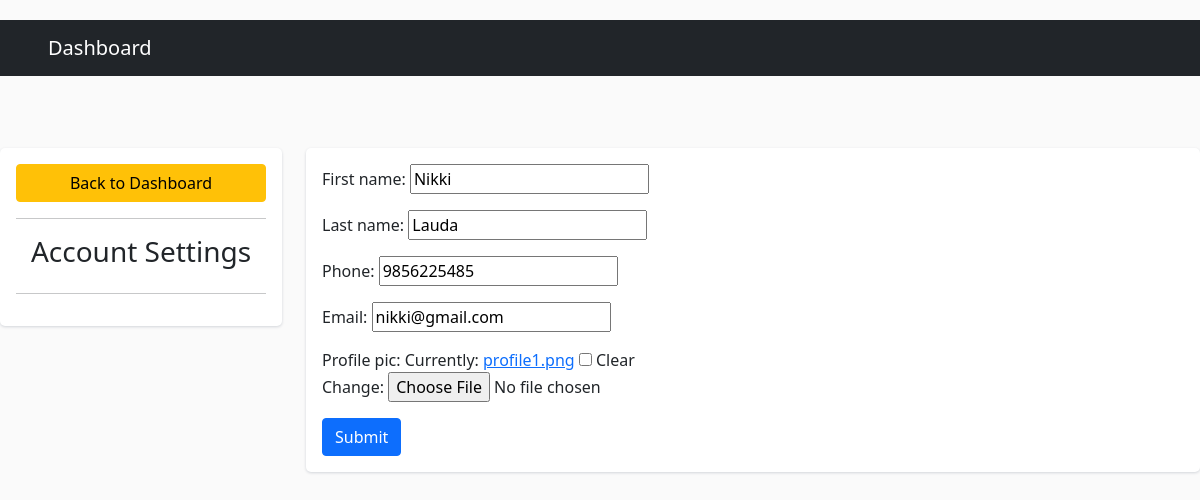
Page /dash/10/customer_update on the committed database.
### store/models.py (models this page shows, shortened)
class Customer(models.Model):
    first_name = models.CharField(max_length=50)
    last_name = models.CharField(max_length=50)
    phone = models.CharField(max_length=15)
    email = models.EmailField()
    profile_pic = models.ImageField(default='profile1.png',null=True,blank=True)
    password = models.CharField(max_length=500 )
    submitted_at = models.DateTimeField(auto_now_add=True)
    updated_at = models.DateTimeField(auto_now=True)
    '''
    @staticmethod
    def get_customer_by_email(email):
        return Customer.objects.get(email = email)here is the code to proceed only after getting the customer,if you no longer have customer,"Customer matching query does not exist." error will come , to avoid that error we are writing code in try except block'''
    @staticmethod
    def get_customer_by_email(email):
        try:
            return Customer.objects.get(email = email)
        except:
            return False

### adminpanel/views.py (the view)
# urls.py: path('<pk>/customer_update',CustomerUpdate.as_view(),name='customer_update'),
class CustomerUpdate(UpdateView):
	template_name= 'customer_update.html'
	model= Customer
	fields = ['first_name','last_name','phone','email','profile_pic']
	success_url= '/dash/customer'

### adminpanel/templates/customer_update.html (shortened to what this page needs)
{% extends 'base1.html' %}
{% load static %}
{% block content %}
<br>
<div class="row">
    <div class="col-md-3">
        <div class="card card-body">
            <a href="" class="btn btn-warning">Back to Dashboard</a>
            <hr>
            <h3 style="text-align: center">Account Settings</h3>
            <hr>
        </div>
    </div>
    <div class="col-md-9">
        <div class="card card-body">
            <form method="POST" enctype="multipart/form-data">
                    <div class="form-group">
                        {{form.as_p}}
                    </div>
                <input type="submit" class="btn btn-primary" name="Update Information">
            </form>
        </div>
    </div>
</div>
{% endblock%}

### static/css/product.css (style rules this page uses)
body { margin-top:20px; background:#FAFAFA; }
.card { border-radius: 5px; -webkit-box-shadow: 0 1px 2.94px 0.06px rgba(4,26,55,0.16); box-shadow: 0 1px 2.94px 0.06px rgba(4,26,55,0.16); border: none; margin-bottom: 30px; -webkit-transition: all 0.3s ease-in-out; transition: all 0.3s ease-in-out; }

### rows in the picture
Customer: first_name "Nikki", last_name "Lauda", phone "9856225485", email "nikki@gmail.com"
